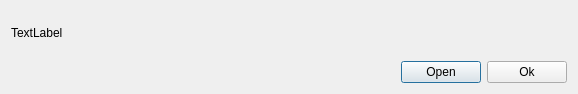
<?xml version="1.0" encoding="UTF-8"?>
<ui version="4.0">
 <class>WebWatcherNotificationDialog</class>
 <widget class="QDialog" name="WebWatcherNotificationDialog">
  <property name="geometry">
   <rect>
    <x>0</x>
    <y>0</y>
    <width>578</width>
    <height>94</height>
   </rect>
  </property>
  <property name="windowTitle">
   <string>WebWatcher Update</string>
  </property>
  <layout class="QGridLayout" name="gridLayout_2">
   <item row="0" column="0">
    <layout class="QGridLayout" name="gridLayout">
     <item row="0" column="0">
      <widget class="QLabel" name="text">
       <property name="text">
        <string>TextLabel</string>
       </property>
      </widget>
     </item>
     <item row="1" column="0">
      <layout class="QHBoxLayout" name="horizontalLayout">
       <item>
        <spacer name="horizontalSpacer">
         <property name="orientation">
          <enum>Qt::Horizontal</enum>
         </property>
         <property name="sizeHint" stdset="0">
          <size>
           <width>40</width>
           <height>20</height>
          </size>
         </property>
        </spacer>
       </item>
       <item>
        <widget class="QPushButton" name="openUrlButton">
         <property name="text">
          <string>Open</string>
         </property>
        </widget>
       </item>
       <item>
        <widget class="QPushButton" name="okButton">
         <property name="text">
          <string>Ok</string>
         </property>
        </widget>
       </item>
      </layout>
     </item>
    </layout>
   </item>
  </layout>
 </widget>
 <resources/>
 <connections/>
</ui>
